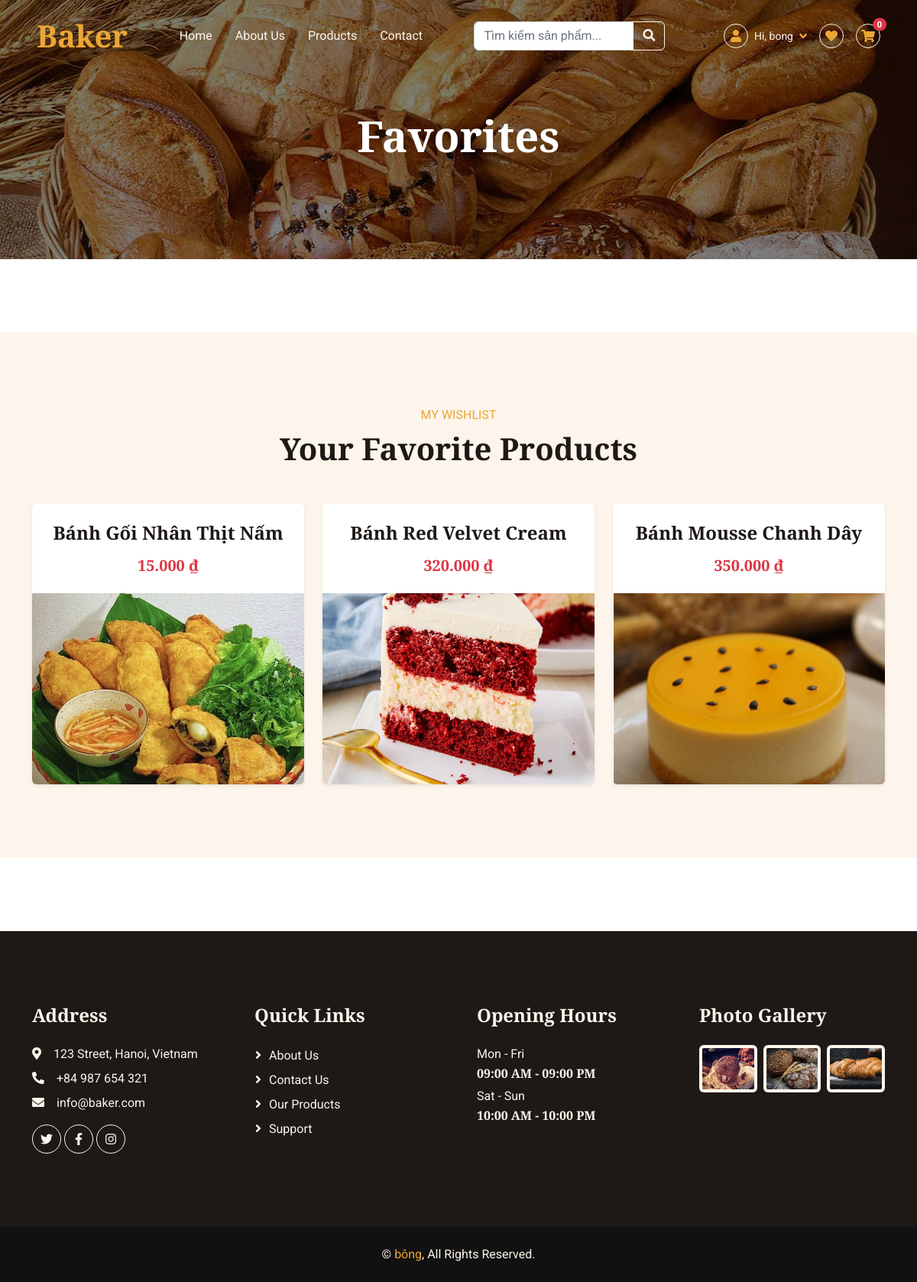
The app's page /index.php?page=favorites (signed in) with its own data.
### tables this page shows
CREATE TABLE `favorites` (
  `favorite_id` int(11) NOT NULL,
  `account_id` int(11) NOT NULL,
  `product_id` int(11) NOT NULL,
  `created_at` timestamp NOT NULL DEFAULT current_timestamp()
);

CREATE TABLE `products` (
  `product_id` int(11) NOT NULL,
  `category_id` int(11) DEFAULT NULL,
  `product_name` varchar(255) NOT NULL,
  `price` decimal(10,2) UNSIGNED NOT NULL,
  `description` text DEFAULT NULL,
  `stock_quantity` int(10) UNSIGNED NOT NULL DEFAULT 0,
  `image` varchar(255) NOT NULL,
  `status` tinyint(1) DEFAULT 1
);

### views/favorites.php (the view, shortened to what this page needs)
<?php
$db = Database::getInstance();
$acc_id = $_SESSION['account_id'];
$query = "SELECT p.*, f.favorite_id
          FROM favorites f
          JOIN products p ON f.product_id = p.product_id
          WHERE f.account_id = '$acc_id'
          ORDER BY f.created_at DESC";
$fav_products = mysqli_query($db, $query);
include 'header.php';
?>
<div class="container-xxl bg-light py-6 my-6 mt-0">
    <div class="container">
        <div class="text-center mx-auto mb-5" style="max-width: 500px;">
            <p class="text-primary text-uppercase mb-2">My Wishlist</p>
            <h1 class="display-6 mb-4">Your Favorite Products</h1>
        </div>
        <div class="row g-4">
            <?php
            if ($fav_products && mysqli_num_rows($fav_products) > 0) {
                while($row = mysqli_fetch_assoc($fav_products)) {
                    $p_name = $row['product_name'] ?? 'Delicious Cake';
                    $p_price = $row['price'] ?? 0;
                    $p_img = $row['image'] ?? 'default.jpg';
            ?>
                <div class="col-lg-4 col-md-6">
                    <div class="product-item d-flex flex-column bg-white rounded overflow-hidden h-100 shadow-sm">
                        <div class="text-center p-4">
                            <h4 class="mb-3"><?php echo $p_name; ?></h4>
                            <h5 class="text-danger mb-0"><?php echo number_format($p_price, 0, ',', '.'); ?> ₫</h5>
                        </div>
                        <div class="position-relative mt-auto">
                            <img class="img-fluid w-100" src="assets/img/<?php echo $p_img; ?>" alt="<?php echo $p_name; ?>" style="height: 250px; object-fit: cover;" onerror="this.onerror=null; this.src='https://placehold.co/250x250?text=No+Image';">
                        </div>
                    </div>
                </div>
            <?php
                }
            } else {
                echo "<div class='col-12 text-center py-5'>
                        <h4 class='text-muted mb-4'>Your wishlist is currently empty.</h4>
                        <a href='index.php?page=product' class='btn btn-primary rounded-pill px-4'>Explore Products</a>
                      </div>";
            }
            ?>
        </div>
    </div>
</div>
<?php include 'footer.php'; ?>

### assets/css/style.css (style rules this page uses)
:root { --primary: #EAA636; --secondary: #545454; --light: #FDF5EB; --dark: #1E1916; }
h4, h5, h6, .h4, .h5, .h6 { font-weight: 600 !important; }
.py-6 { padding-top: 6rem; padding-bottom: 6rem; }
.my-6 { margin-top: 6rem; margin-bottom: 6rem; }
.product-item { transition: .5s; }

### records on screen
favorites: product.product_name "Bánh Gối Nhân Thịt Nấm", product.price "15.000", product.image (picture)
favorites: product.product_name "Bánh Red Velvet Cream", product.price "320.000", product.image (picture)
favorites: product.product_name "Bánh Mousse Chanh Dây", product.price "350.000", product.image (picture)

### other values on screen
$_SESSION['account_name'] "bong"
$cart_count "0"
$current_page "Favorites"
